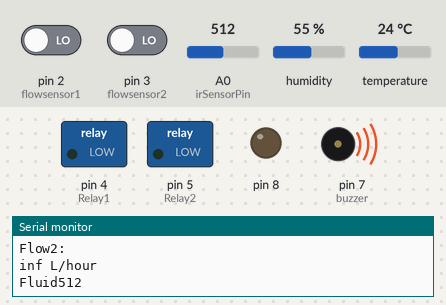
Simulated run of this sketch. Board: Arduino Uno, built with avr-gcc and run on an emulated ATmega328P. Shown: switched loads named in the sketch (green lamp = pin HIGH), output pins drawn as LEDs (lit = HIGH), buzzer (waves = sounding), the last lines printed to the serial monitor. The inputs (shaded band) are chosen by the test bench; at power-on: A0 (irSensorPin) = 512, pin 2 (flowsensor1) LOW, pin 3 (flowsensor2) LOW, humidity 55 %, temperature 24 °C.

Above: at 25.4 s.
25.5 s: A0 (irSensorPin) set to 489
At 37.1 s:
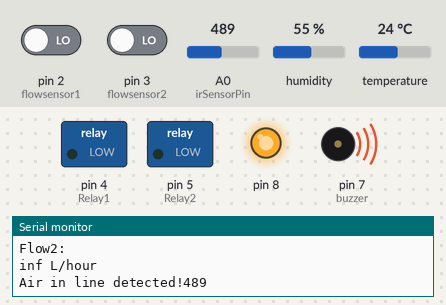
38.1 s: A0 (irSensorPin) set to 510
At 49.7 s:
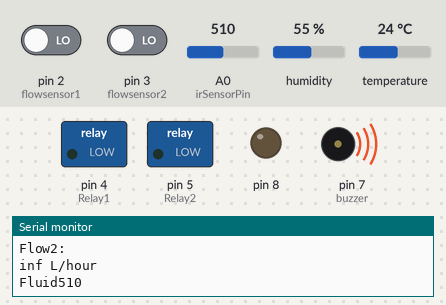
50.3 s: A0 (irSensorPin) set to 490
At 62.3 s:
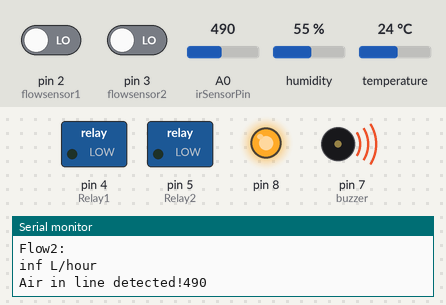
Timing chart, 0 to 63.6 s (numbered marks = the images above; inputs shaded):
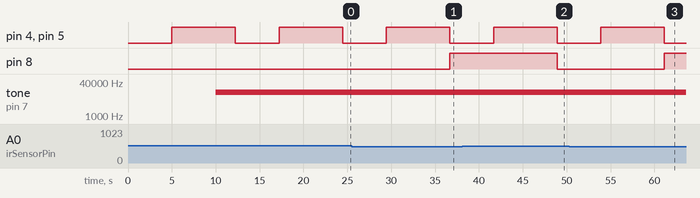

The sketch:

Hemodialysis.ino
```cpp
#include <SoftwareSerial.h>
#include <dht.h>

dht DHT;

#define DHT11_PIN 6

const int irSensorPin = A0;

// Variables for relays
int Relay1 = 4;
int Relay2 = 5;

unsigned char flowsensor1 = 2; // Sensor Input
unsigned char flowsensor2 = 3; // Sensor Input

int buzzer = 7;

void setup() {
  Serial.begin(9600);

  // Set up relays and sensors
  pinMode(Relay1, OUTPUT); // Relay for pump
  pinMode(flowsensor1, INPUT);

  pinMode(Relay2, OUTPUT); // Relay for pump
  pinMode(flowsensor2, INPUT);

  pinMode(buzzer, OUTPUT);
  pinMode(8, OUTPUT);
}

void loop() {
  // Turn off both relays for 5 seconds
  digitalWrite(Relay1, LOW);
  digitalWrite(Relay2, LOW);
  delay(5000);

  // Turn on both relays for 5 seconds
  digitalWrite(Relay1, HIGH);
  digitalWrite(Relay2, HIGH);
  delay(5000);

  // Read temperature from DHT11 sensor
  int chk = DHT.read11(DHT11_PIN);
  Serial.print("Temperature = ");
  Serial.println(DHT.temperature);

  // Activate buzzer if temperature is below 36.00°C
  if (DHT.temperature < 36.00) {
    tone(buzzer, 13500);
  }

  // Read flow sensor 1
  uint32_t pulse1 = pulseIn(flowsensor1, HIGH);
  float Hz1 = 1 / (2 * pulse1 * pow(10, -6));
  float flow1 = 0.0137 * (float)Hz1 + 8 * pow(10, -15);
  Serial.println("Flow1:"); // Print litres/hour
  Serial.print(flow1); // Print litres/hour
  Serial.println(" L/hour");
  delay(100);

  // Read flow sensor 2
  uint32_t pulse2 = pulseIn(flowsensor2, HIGH);
  float Hz2 = 1 / (2 * pulse2 * pow(10, -6));
  float flow2 = 0.0137 * (float)Hz2 + 8 * pow(10, -15);
  Serial.println("Flow2:"); // Print litres/hour
  Serial.print(flow2); // Print litres/hour
  Serial.println(" L/hour");
  delay(100);

  // Read IR sensor
  int sensorValue = analogRead(irSensorPin);
  if (sensorValue < 500) {
    Serial.print("Air in line detected!");
    Serial.println(sensorValue);
    digitalWrite(8, HIGH); // Turn on the LED
  } else {
    Serial.print("Fluid");
    Serial.println(sensorValue);
    digitalWrite(8, LOW); // Turn off the LED
  }
}
```

Measured:
- the behaviour switches between 500 and 499 on A0 (irSensorPin) (found by bisection; images 0 and 1)
- after the input at 25.5 s, pin 8: LOW → HIGH after 11.2 s
- after the input at 38.1 s, pin 8: HIGH → LOW after 10.8 s
- after the input at 50.3 s, pin 8: LOW → HIGH after 10.8 s
- by itself, pin 4 (Relay1), pin 5 (Relay2): alternates HIGH for 7.2 s and LOW for 5.0 s
